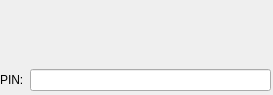
<?xml version="1.0" encoding="UTF-8"?>
<ui version="4.0">
 <class>dialogWidget</class>
 <widget class="QWidget" name="dialogWidget">
  <property name="geometry">
   <rect>
    <x>0</x>
    <y>0</y>
    <width>273</width>
    <height>95</height>
   </rect>
  </property>
  <property name="windowTitle">
   <string notr="true"/>
  </property>
  <widget class="QWidget" name="gridLayoutWidget">
   <property name="geometry">
    <rect>
     <x>0</x>
     <y>0</y>
     <width>271</width>
     <height>91</height>
    </rect>
   </property>
   <layout class="QGridLayout" name="gridLayout">
    <item row="0" column="0">
     <layout class="QHBoxLayout" name="horizontalLayout">
      <item>
       <widget class="QLabel" name="pixmap">
        <property name="text">
         <string/>
        </property>
       </widget>
      </item>
     </layout>
    </item>
    <item row="1" column="0">
     <layout class="QHBoxLayout" name="horizontalLayout_2">
      <item>
       <widget class="QLabel" name="label">
        <property name="text">
         <string>PIN:</string>
        </property>
       </widget>
      </item>
     </layout>
    </item>
    <item row="1" column="1">
     <widget class="KLineEdit" name="pin">
      <property name="inputMask">
       <string notr="true">99999999; </string>
      </property>
      <property name="maxLength">
       <number>8</number>
      </property>
      <property name="urlDropsEnabled">
       <bool>false</bool>
      </property>
      <property name="trapEnterKeyEvent" stdset="0">
       <bool>true</bool>
      </property>
      <property name="clickMessage">
       <string extracomment="Introduce PIN"/>
      </property>
     </widget>
    </item>
    <item row="0" column="1">
     <widget class="QLabel" name="descLabel">
      <property name="sizePolicy">
       <sizepolicy hsizetype="Minimum" vsizetype="Minimum">
        <horstretch>0</horstretch>
        <verstretch>0</verstretch>
       </sizepolicy>
      </property>
      <property name="text">
       <string notr="true"/>
      </property>
      <property name="wordWrap">
       <bool>true</bool>
      </property>
     </widget>
    </item>
   </layout>
  </widget>
 </widget>
 <customwidgets>
  <customwidget>
   <class>KLineEdit</class>
   <extends>QLineEdit</extends>
   <header>klineedit.h</header>
  </customwidget>
 </customwidgets>
 <resources/>
 <connections/>
</ui>
